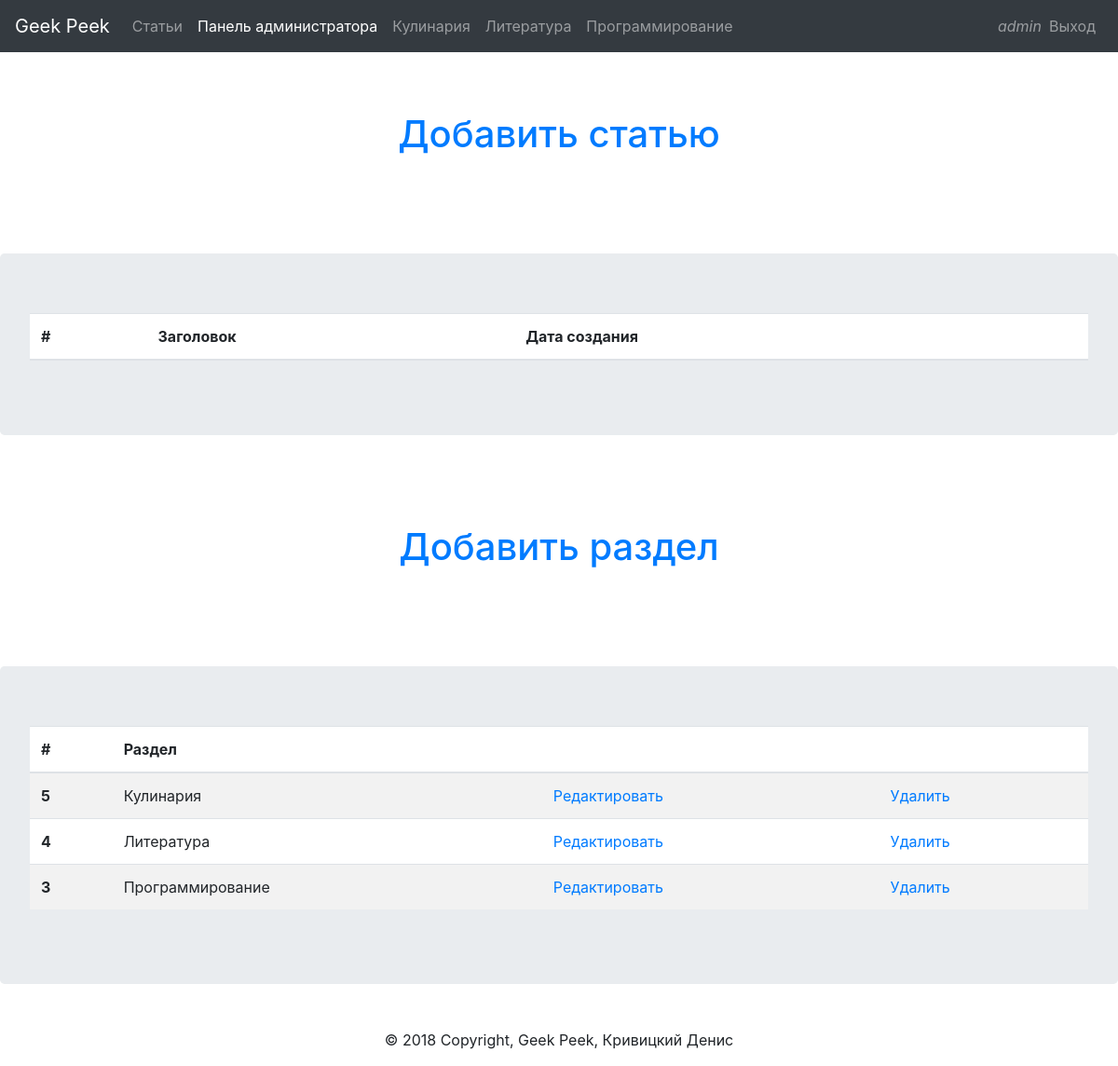
The app's page /admin/sections.php (signed in) with its own data.
### tables this page shows
CREATE TABLE `sections` (
  `id` int(11) NOT NULL,
  `name` varchar(255) NOT NULL
);

### model/sections.php (called while the page is built, shortened)
<?php
    function sections_all($link){
       $query = "SELECT * FROM sections ORDER BY id DESC";
       $result = mysqli_query($link, $query);
       $n = mysqli_num_rows($result);
       $sections = array();
       for($i = 0; $i < $n; $i++){
           $row = mysqli_fetch_assoc($result);
           $sections[] = $row;
       }
       return $sections;
    }
?>

### view/articles_admin.php (the view, shortened to what this page needs)
<?php
    $link_to_main_page = "../index.php";
    $link_to_logout = "../logout.php";
    $admin_link = "index.php";
    if(!empty($_SESSION['login'])){
        $username = $_SESSION['login'];
    }
    include("header.php");
?>
    <section class="jumbotron text-center bg-white">
        <div class="container">
            <h1 class="jumbotron-heading"><a href="index.php?action=add">Добавить статью</a></h1>
        </div>
    </section>
    <div class="jumbotron">
        <table class="table table-striped bg-white">
            <thead>
                <tr>
                <th scope="col">#</th>
                <th scope="col">Заголовок</th>
                <th scope="col">Дата создания</th>
                <th scope="col" colspan="2"></th>
                </tr>
            </thead>
        </table>
    </div>
    <section class="jumbotron text-center bg-white">
        <div class="container">
            <h1 class="jumbotron-heading"><a href="sections.php?action=add">Добавить раздел</a></h1>
        </div>
    </section>
    <div class="jumbotron">
        <table class="table table-striped bg-white">
            <thead>
                <tr>
                <th scope="col">#</th>
                <th scope="col">Раздел</th>
                <th scope="col" colspan="2"></th>
                </tr>
            </thead>
            <tbody>
                <?php foreach($sections as $s): ?>
                <tr>
                    <th scope="row"><?=$s['id']?></th>
                    <td><?=$s['name']?></th>
                    <td><a href="sections.php?action=edit&id=<?=$s['id']?>">Редактировать</a></td>
                    <td><a href="sections.php?action=delete&id=<?=$s['id']?>">Удалить</a></td>
                </tr>
                <?php endforeach ?>
            </tbody>
        </table>
    </div>
    <?php
        include("footer.php");
    ?>
    <link rel="stylesheet" href="../style/style.css">
</body>
</html>

### view/header.php (shortened to what this page needs)
<!DOCTYPE html>
<html lang="ru">
<head>
    <link rel="stylesheet" href="https://stackpath.bootstrapcdn.com/bootstrap/4.1.1/css/bootstrap.min.css">
</head>
<body>
    <header>
        <nav class="navbar navbar-expand-lg navbar-dark bg-dark">
            <div class="collapse navbar-collapse" id="navbarSupportedContent">
                <a class="navbar-brand" href=<?=$link_to_main_page?>>Geek Peek</a>
                <ul class="navbar-nav mr-auto">
                    <li class="nav-item">
                        <a href=<?=$link_to_main_page?> class="nav-link active" id="main_page">Статьи</a>
                    </li>
                    <li class="nav-item">
                        <?php if(!empty($username) AND $username == "admin"):?>
                            <a href=<?=$admin_link?> class="nav-link" id="admin_panel">Панель администратора</a>
                        <?php endif?>
                    </li>
                    <?php foreach($sections as $s): ?>
                        <li>
                            <a href="<?=$link_to_sections?>articles_by_sections.php?section_name=<?=$s['name']?>" id=<?=$s['name']?> class="nav-link"><?=$s['name']?></a>
                        </li>
                    <?php endforeach?>
                </ul>
                <ul class="navbar-nav ml-auto">
                    <?php if(!empty($username)):?>
                        <li class="nav-item">
                            <em class="navbar-text"><?=$username?></em>
                        </li>
                        <li class="nav-item"><a href=<?=$link_to_logout?> class="nav-link">Выход</a></li>
                    <?php endif?>
                </ul>
            </div>
        </nav>
    </header>

### records on screen
sections: name "Кулинария", id "5"
sections: name "Литература", id "4"
sections: name "Программирование", id "3"

### other values on screen
$username "admin"
